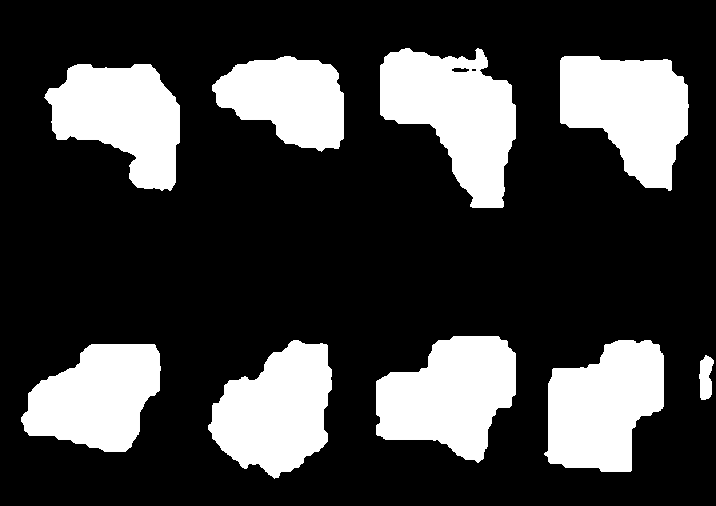
#> input picture combined_detection/neighborhood_buildings_seg.png, 716 x 506 px
$ python seg_combiner.py
#> lines starting #> are read from the running program, lines starting #| are printed output that depends on the picture; after the words box and inside, x2 and y2 are one past the last pixel; in counts of white or black regions, pixels touching at a corner belong together
"""
Image Segmentation Combiner
Felipe Borja
"""

import numpy as np
import cv2
import matplotlib.pyplot as plt

""" Load images """
# Load and display images
building_input = cv2.imread('neighborhood_buildings_seg.png')
#> building_input is the input picture: shape (506, 716, 3); min 0, max 255, mean 64
road_input = cv2.imread('neighborhood_roads_seg.png')
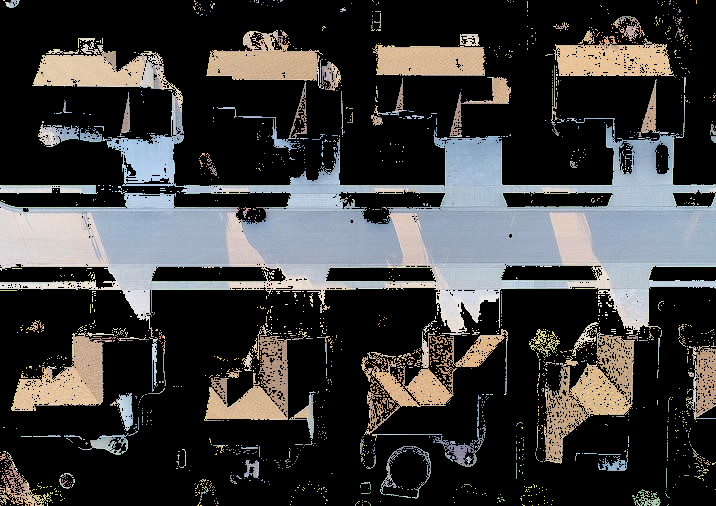
#> input picture combined_detection/neighborhood_roads_seg.png, 716 x 506 px
#> road_input is the input picture: shape (506, 716, 3); mean B, G, R 59.5, 60.1, 60.7

height, width, channels = building_input.shape # input image dimensions
#> height = 506; width = 716; channels = 3
output_image = np.zeros((height, width, channels), np.uint8) # same size as input image
obstacle_array = np.zeros((height, width), np.uint8) # same size as input image but only 1 channel

for row in range(height):
    for col in range(width):
        # Get values of the road and building pixels at this row and column
        building_pixel = building_input[row][col]
        road_pixel = road_input[row][col]
        if(road_pixel.all() != 0):
            output_image[row][col] = [255,0,0]
        if(building_pixel.all() != 0):
            output_image[row][col] = [0,0,255]
            obstacle_array[row][col] = 1
#> obstacle_array: shape (506, 716); values 0 (black) and 1 (white), 25.1% white; 9 white regions, largest, box (x1, y1, x2, y2) and area: (380, 48, 516, 208) 13050, (376, 336, 516, 463) 12133, (560, 56, 689, 191) 11845
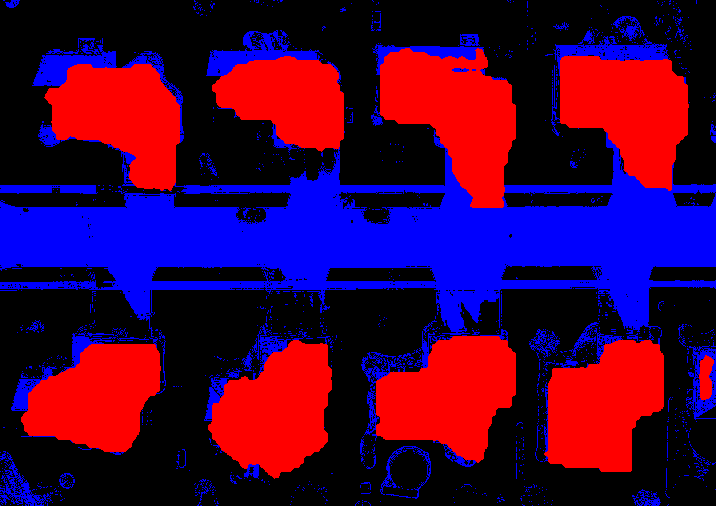
#> output_image: shape (506, 716, 3); mean B, G, R 58.3, 0, 64

plt.imshow(output_image)
plt.show()
plt.imshow(obstacle_array)
plt.show()

cv2.imwrite('output_image_n.png', output_image)
cv2.imwrite('obstacle_image_n.png', obstacle_array)
